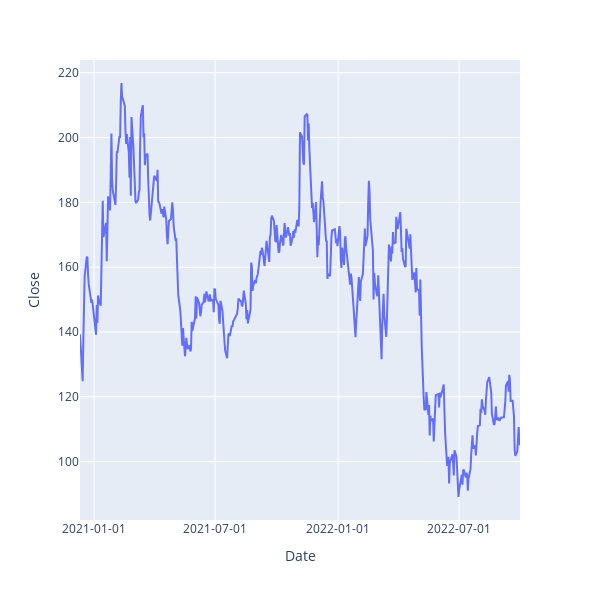

Write notebook code for a chart like this one.
### Code cell
#plotly line chart

fig=px.line(
    data_frame=df_abnb, x='Date', y='Close',
    width=600, height=600
)
fig.update_xaxes(tickformat='%Y-%m-%d')  # 날짜 구체화

### Figure 1 — Plotly figure (JSON) as saved in the notebook; plotly's stock layout.template omitted (floating-point values rounded to 4 significant figures; data arrays with more than 128 entries replaced by an {"elided": "..."} marker saying what was removed)
{"data": [{"hovertemplate": "Date=%{x}<br>Close=%{y}<extra></extra>", "legendgroup": "", "line": {"color": "#636efa", "dash": "solid"}, "marker": {"symbol": "circle"}, "mode": "lines", "name": "", "orientation": "v", "showlegend": false, "type": "scatter", "x": {"elided": "454 str values"}, "xaxis": "x", "y": {"elided": "454 float values"}, "yaxis": "y"}], "layout": {"height": 600, "legend": {"tracegroupgap": 0}, "margin": {"t": 60}, "width": 600, "xaxis": {"anchor": "y", "domain": [0, 1], "tickformat": "%Y-%m-%d", "title": {"text": "Date"}}, "yaxis": {"anchor": "x", "domain": [0, 1], "title": {"text": "Close"}}}}
